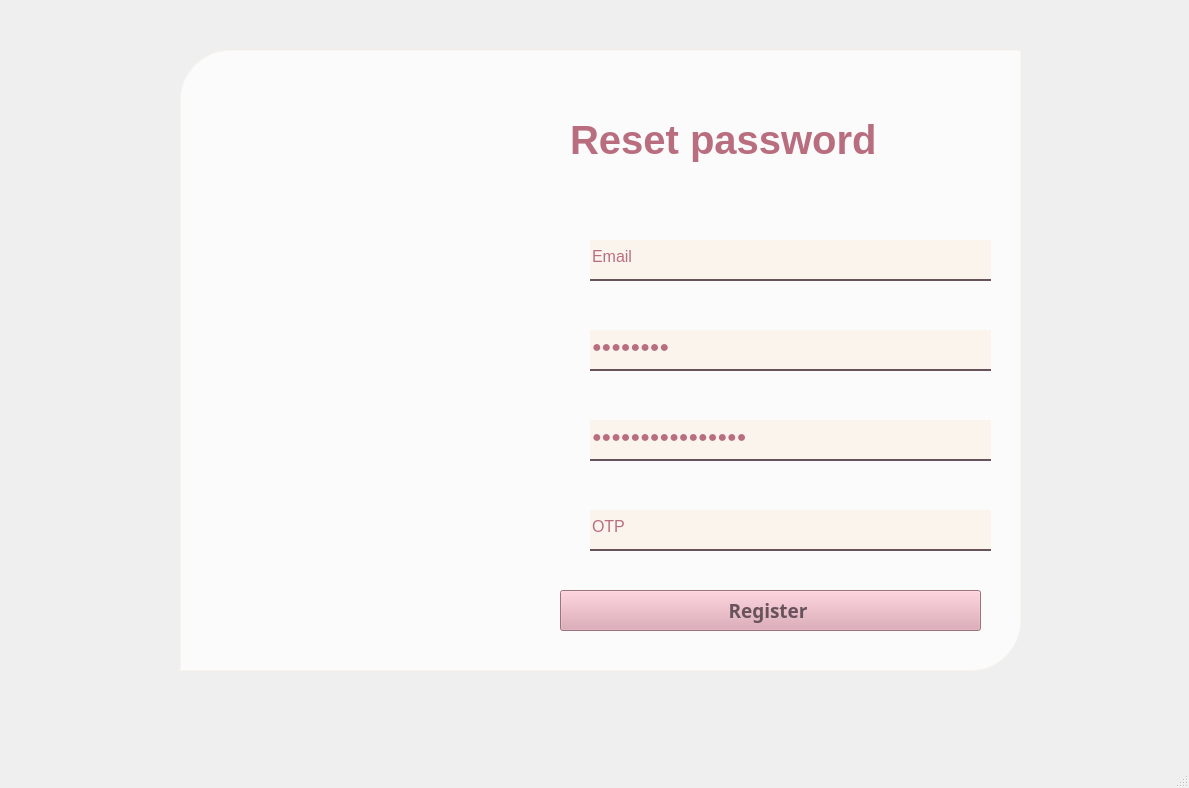
<?xml version="1.0" encoding="UTF-8"?>
<ui version="4.0">
 <class>MainWindow</class>
 <widget class="QMainWindow" name="MainWindow">
  <property name="geometry">
   <rect>
    <x>0</x>
    <y>0</y>
    <width>1189</width>
    <height>788</height>
   </rect>
  </property>
  <property name="windowTitle">
   <string>MainWindow</string>
  </property>
  <widget class="QWidget" name="centralwidget">
   <widget class="QLabel" name="label">
    <property name="geometry">
     <rect>
      <x>0</x>
      <y>-10</y>
      <width>1191</width>
      <height>751</height>
     </rect>
    </property>
    <property name="autoFillBackground">
     <bool>false</bool>
    </property>
    <property name="styleSheet">
     <string notr="true">border-image: url(:/Background/Background.jpg);</string>
    </property>
    <property name="text">
     <string/>
    </property>
    <property name="pixmap">
     <pixmap>images/Background.jpg</pixmap>
    </property>
    <property name="scaledContents">
     <bool>true</bool>
    </property>
   </widget>
   <widget class="QLabel" name="label_2">
    <property name="geometry">
     <rect>
      <x>180</x>
      <y>50</y>
      <width>351</width>
      <height>621</height>
     </rect>
    </property>
    <property name="autoFillBackground">
     <bool>false</bool>
    </property>
    <property name="styleSheet">
     <string notr="true"> border-top-left-radius: 50px;     
    border-top-right-radius: 0px;    
    border-bottom-left-radius: 0px;    
    border-bottom-right-radius: 0px;  

  </string>
    </property>
    <property name="text">
     <string/>
    </property>
    <property name="textFormat">
     <enum>Qt::PlainText</enum>
    </property>
    <property name="pixmap">
     <pixmap resource="images/bg.qrc">:/Background/Logo.png</pixmap>
    </property>
    <property name="scaledContents">
     <bool>true</bool>
    </property>
    <property name="alignment">
     <set>Qt::AlignLeading|Qt::AlignLeft|Qt::AlignVCenter</set>
    </property>
    <property name="wordWrap">
     <bool>false</bool>
    </property>
   </widget>
   <widget class="QLabel" name="label_4">
    <property name="geometry">
     <rect>
      <x>180</x>
      <y>50</y>
      <width>841</width>
      <height>621</height>
     </rect>
    </property>
    <property name="styleSheet">
     <string notr="true">background-color: rgba(255, 255, 255, 192);
 
    padding: 10px;
 border: 1px solid #faf4ec; 
border-top-left-radius: 50px;
border-top-right-radius: 0px;      /* góc trên phải */
    border-bottom-left-radius: 0px;    /* góc dưới trái */
    border-bottom-right-radius: 50px;  /* góc dưới phải */</string>
    </property>
    <property name="text">
     <string/>
    </property>
   </widget>
   <widget class="QLabel" name="label_3">
    <property name="geometry">
     <rect>
      <x>570</x>
      <y>100</y>
      <width>411</width>
      <height>81</height>
     </rect>
    </property>
    <property name="font">
     <font>
      <pointsize>30</pointsize>
      <weight>75</weight>
      <bold>true</bold>
      <kerning>false</kerning>
     </font>
    </property>
    <property name="styleSheet">
     <string notr="true">color: rgb(185, 110, 127);</string>
    </property>
    <property name="text">
     <string>&lt;html&gt;&lt;head/&gt;&lt;body&gt;&lt;p&gt;Reset password&lt;/p&gt;&lt;/body&gt;&lt;/html&gt;</string>
    </property>
   </widget>
   <widget class="QLineEdit" name="lineEditPass">
    <property name="geometry">
     <rect>
      <x>590</x>
      <y>330</y>
      <width>401</width>
      <height>41</height>
     </rect>
    </property>
    <property name="font">
     <font>
      <pointsize>12</pointsize>
     </font>
    </property>
    <property name="styleSheet">
     <string notr="true">background-color: rgb(250, 244, 236);
    border: none;                                   /* Xóa viền mặc định */
    border-bottom:  2px solid rgba(104, 83, 92);
                         /* Màu chữ đen */
color: rgb(185, 110, 127);
    padding-bottom: 7px;                            /* Tạo khoảng cách giữa chữ và gạch */
</string>
    </property>
    <property name="text">
     <string>Password</string>
    </property>
    <property name="echoMode">
     <enum>QLineEdit::Password</enum>
    </property>
   </widget>
   <widget class="QPushButton" name="pushButtonRegister">
    <property name="geometry">
     <rect>
      <x>560</x>
      <y>590</y>
      <width>421</width>
      <height>41</height>
     </rect>
    </property>
    <property name="baseSize">
     <size>
      <width>0</width>
      <height>0</height>
     </size>
    </property>
    <property name="font">
     <font>
      <family>Segoe UI Semilight</family>
      <pointsize>14</pointsize>
      <weight>75</weight>
      <italic>false</italic>
      <bold>true</bold>
     </font>
    </property>
    <property name="styleSheet">
     <string notr="true">color: rgb(104, 83, 92);
background-color: rgb(221, 160, 175);</string>
    </property>
    <property name="text">
     <string>Register </string>
    </property>
    <property name="iconSize">
     <size>
      <width>40</width>
      <height>40</height>
     </size>
    </property>
   </widget>
   <widget class="QLineEdit" name="lineEditEmail">
    <property name="geometry">
     <rect>
      <x>590</x>
      <y>240</y>
      <width>401</width>
      <height>41</height>
     </rect>
    </property>
    <property name="font">
     <font>
      <pointsize>12</pointsize>
     </font>
    </property>
    <property name="styleSheet">
     <string notr="true">background-color: rgb(250, 244, 236);
    border: none;                                   /* Xóa viền mặc định */
    border-bottom:  2px solid rgba(104, 83, 92);
                         /* Màu chữ đen */
color: rgb(185, 110, 127);
    padding-bottom: 7px;                            /* Tạo khoảng cách giữa chữ và gạch */
</string>
    </property>
    <property name="text">
     <string>Email</string>
    </property>
   </widget>
   <widget class="QLineEdit" name="lineEditConfirmPass">
    <property name="geometry">
     <rect>
      <x>590</x>
      <y>420</y>
      <width>401</width>
      <height>41</height>
     </rect>
    </property>
    <property name="font">
     <font>
      <pointsize>12</pointsize>
     </font>
    </property>
    <property name="styleSheet">
     <string notr="true">background-color: rgb(250, 244, 236);
    border: none;                                   /* Xóa viền mặc định */
    border-bottom:  2px solid rgba(104, 83, 92);
                         /* Màu chữ đen */
color: rgb(185, 110, 127);
    padding-bottom: 7px;                            /* Tạo khoảng cách giữa chữ và gạch */
</string>
    </property>
    <property name="text">
     <string>Confirm Password</string>
    </property>
    <property name="echoMode">
     <enum>QLineEdit::Password</enum>
    </property>
   </widget>
   <widget class="QLabel" name="label_6">
    <property name="geometry">
     <rect>
      <x>550</x>
      <y>250</y>
      <width>31</width>
      <height>31</height>
     </rect>
    </property>
    <property name="text">
     <string/>
    </property>
    <property name="pixmap">
     <pixmap>images/ic_email.png</pixmap>
    </property>
    <property name="scaledContents">
     <bool>true</bool>
    </property>
   </widget>
   <widget class="QLabel" name="label_7">
    <property name="geometry">
     <rect>
      <x>550</x>
      <y>340</y>
      <width>31</width>
      <height>31</height>
     </rect>
    </property>
    <property name="text">
     <string/>
    </property>
    <property name="pixmap">
     <pixmap>images/ic_password.png</pixmap>
    </property>
    <property name="scaledContents">
     <bool>true</bool>
    </property>
   </widget>
   <widget class="QLabel" name="label_8">
    <property name="geometry">
     <rect>
      <x>550</x>
      <y>420</y>
      <width>31</width>
      <height>41</height>
     </rect>
    </property>
    <property name="text">
     <string/>
    </property>
    <property name="pixmap">
     <pixmap>images/ic_confirmpass.png</pixmap>
    </property>
    <property name="scaledContents">
     <bool>true</bool>
    </property>
   </widget>
   <widget class="QLineEdit" name="lineEditOTP">
    <property name="geometry">
     <rect>
      <x>590</x>
      <y>510</y>
      <width>401</width>
      <height>41</height>
     </rect>
    </property>
    <property name="font">
     <font>
      <pointsize>12</pointsize>
     </font>
    </property>
    <property name="styleSheet">
     <string notr="true">background-color: rgb(250, 244, 236);
    border: none;                                   /* Xóa viền mặc định */
    border-bottom:  2px solid rgba(104, 83, 92);
                         /* Màu chữ đen */
color: rgb(185, 110, 127);
    padding-bottom: 7px;                            /* Tạo khoảng cách giữa chữ và gạch */
</string>
    </property>
    <property name="text">
     <string>OTP</string>
    </property>
   </widget>
   <widget class="QLabel" name="label_9">
    <property name="geometry">
     <rect>
      <x>550</x>
      <y>520</y>
      <width>31</width>
      <height>31</height>
     </rect>
    </property>
    <property name="text">
     <string/>
    </property>
    <property name="pixmap">
     <pixmap>images/ic_otp.png</pixmap>
    </property>
    <property name="scaledContents">
     <bool>true</bool>
    </property>
   </widget>
   <zorder>label</zorder>
   <zorder>label_4</zorder>
   <zorder>label_2</zorder>
   <zorder>label_3</zorder>
   <zorder>lineEditPass</zorder>
   <zorder>pushButtonRegister</zorder>
   <zorder>lineEditEmail</zorder>
   <zorder>lineEditConfirmPass</zorder>
   <zorder>label_6</zorder>
   <zorder>label_7</zorder>
   <zorder>label_8</zorder>
   <zorder>lineEditOTP</zorder>
   <zorder>label_9</zorder>
  </widget>
  <widget class="QMenuBar" name="menubar">
   <property name="geometry">
    <rect>
     <x>0</x>
     <y>0</y>
     <width>1189</width>
     <height>26</height>
    </rect>
   </property>
  </widget>
  <widget class="QStatusBar" name="statusbar"/>
 </widget>
 <resources>
  <include location="images/bg.qrc"/>
 </resources>
 <connections/>
</ui>
